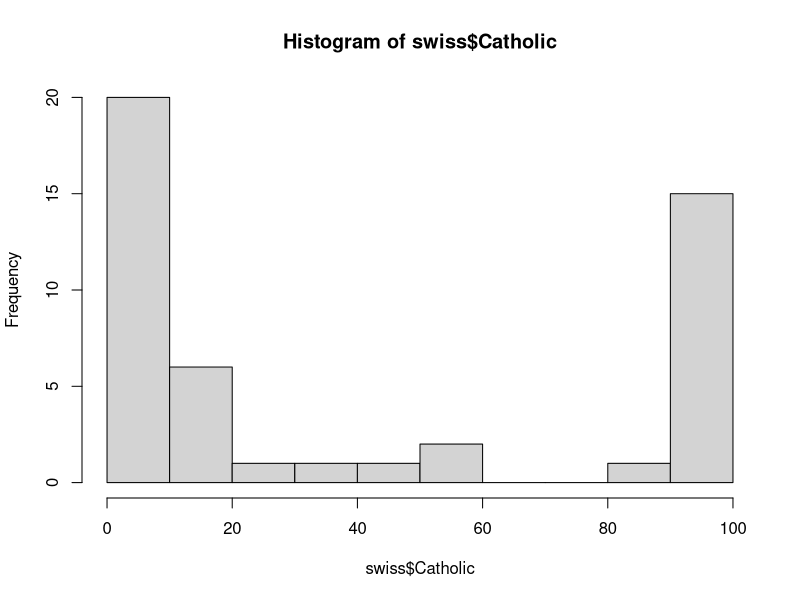

Write the R code that produced this figure. (Note: this script raises an error after producing the figure.)
# Multivariate Regression Examples part 3

## Recall the swiss data set
library(datasets); data(swiss)
head(swiss)
hist(swiss$Catholic)

## Create a binary variable
library(dplyr)
swiss = mutate(swiss, CatholicBin = 1 * (Catholic > 50))
head(swiss)

## Plot the data
g = ggplot(swiss, aes(x = Agriculture, y = Fertility, colour = factor(CatholicBin)))
g = g + geom_point(size = 6, colour = "black") + geom_point(size = 4)
g = g + xlab("% in Agriculture") + ylab("Fertility")
g

